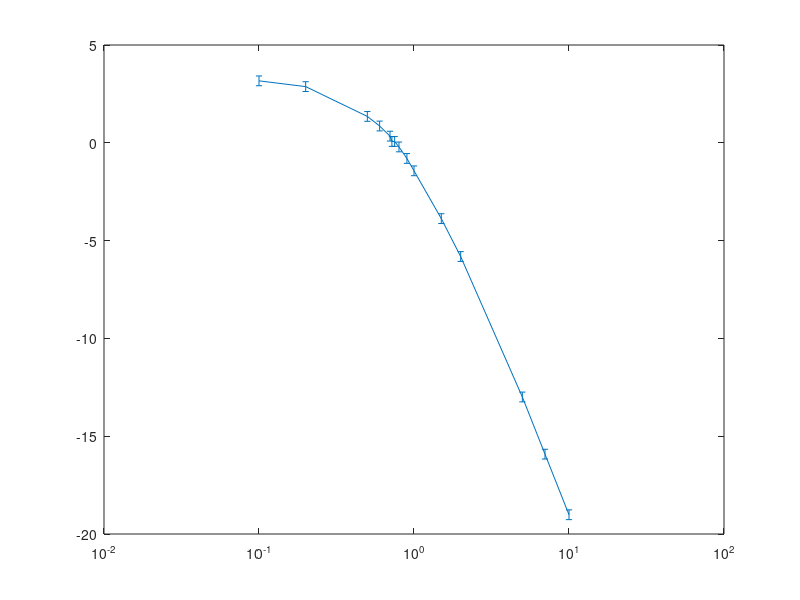

Write MATLAB code to recreate this figure. (Note: this script raises an error after producing the figure.)
close all
clear all

data = 	[
	0.1,1440,200
	0.2,1392,200
	0.5,1168 ,180 
	0.6,1104,180
	0.7,1040,160
	0.720,1008,160
	0.750,1008,160
    0.8,976,150
    0.9,912,140
    1,848,130
    1.5,640,110
	2,512,110
	5,224,50
	7,160,37
	10,112,28
	];
vin = 1000;
dim = size(data);
freq = zeros(dim(1),1);
mod = zeros(dim(1),1);
phase = zeros(dim(1),1);
for i=1:1:dim
    freq(i)=data(i, 1);
    mod(i)=20*log10(data(i, 2)/vin);
    phase(i)=-(data(i, 3).*10^-3).*freq(i).*360;
end

disp(mod);
disp(phase);

error = ones(dim(1),1)*0.25;
error1 = ones(dim(1),1)*14;

figure(3);

ax = axes();
ln1 = errorbar(freq, mod, error);
set(ax, 'XScale', 'log');

%ln1 = semilogx(freq,mod);
ln1.LineWidth = 1.5;
ln1.Marker = 'o';
title('Magnitude bode plot')
xlabel('Frequency [kHz]') 
ylabel('Magniture [dB]') 
y = mod(2)-3;
%line([10,1000],[y,y],'color', 'red')
%line([freq(10),freq(10)],[5,y],'color', 'red')

figure(4)
%ln2 = semilogx(freq,phase);

ax1 = axes();
ln2 = errorbar(freq, phase, error1);
set(ax1, 'XScale', 'log');

ln2.LineWidth = 1.5;
ln2.Marker = 'o';
title('Phase bode plot')
xlabel('Frequency [kHz]') 
ylabel('Phase [degrees]')
%line([freq(10),freq(10)],[-300,phase(10)],'color', 'red')
%line([10,freq(10)],[phase(10),phase(10)],'color', 'red')
